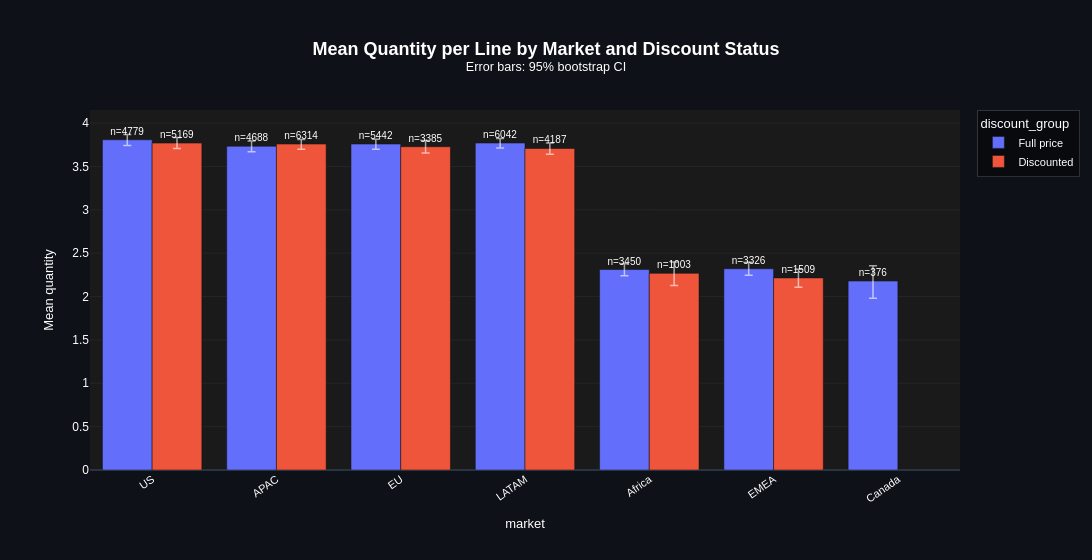

The notebook cell this image was saved under:
### Markdown cell above
Canada never discounts. None of its 376 lines carries one, so there is no
within-market comparison to run there. Of the six markets that do discount,
none clears significance after the Holm correction (the smallest adjusted
p-value is 0.81), and every effect size sits in "negligible" territory
(|delta| <= 0.025 throughout). More telling than the sizes is the sign: APAC
is the only market where discounted lines skew even slightly higher, matching
the pooled result; the other five (Africa, EMEA, EU, LATAM, US) point the
other way, with discounted lines running marginally *lower* quantity than full
price within that market. A pooled effect that disappears, and partly
reverses, once you control for market is a mix effect rather than a per-line
one. The aggregate 0.17-unit lift is largely explained by discounting being
more common in markets that already move more units, not by the discount
itself moving more units.

### Code cell
cp.grouped_bar_plot(
    df, group_col="market", value_col="quantity", split_col="discount_group",
    agg="mean", ci_method="bootstrap", n_boot=2000,
    title="Mean Quantity per Line by Market and Discount Status",
)

### Figure 1 — Plotly figure (JSON) as saved in the notebook; plotly's stock layout.template omitted (floating-point values rounded to 4 significant figures)
{"data": [{"cliponaxis": false, "customdata": [4779, 4688, 5442, 6042, 3450, 3326, 376], "error_y": {"array": [0.0607, 0.05954, 0.05421, 0.05346, 0.06784, 0.07396, 0.1756], "arrayminus": [0.06487, 0.0638, 0.06046, 0.0576, 0.07219, 0.07607, 0.1968], "color": "rgba(255,255,255,0.6)", "symmetric": false, "thickness": 1.5, "type": "data", "width": 4}, "hovertemplate": "<b>%{x}</b><br>Mean quantity: %{y:.3g}<br>n=%{customdata}<extra>%{fullData.name}</extra>", "marker": {"color": "#636EFA"}, "name": "Full price", "showlegend": true, "text": ["n=4779", "n=4688", "n=5442", "n=6042", "n=3450", "n=3326", "n=376"], "textfont": {"size": 10}, "textposition": "outside", "type": "bar", "x": ["US", "APAC", "EU", "LATAM", "Africa", "EMEA", "Canada"], "y": [3.807, 3.733, 3.758, 3.77, 2.311, 2.321, 2.178]}, {"cliponaxis": false, "customdata": [5169, 6314, 3385, 4187, 1003, 1509, 0], "error_y": {"array": [0.06346, 0.05292, 0.07268, 0.06378, 0.1296, 0.09874, 0.0], "arrayminus": [0.0621, 0.05987, 0.07239, 0.06783, 0.1386, 0.1074, 0.0], "color": "rgba(255,255,255,0.6)", "symmetric": false, "thickness": 1.5, "type": "data", "width": 4}, "hovertemplate": "<b>%{x}</b><br>Mean quantity: %{y:.3g}<br>n=%{customdata}<extra>%{fullData.name}</extra>", "marker": {"color": "#EF553B"}, "name": "Discounted", "showlegend": true, "text": ["n=5169", "n=6314", "n=3385", "n=4187", "n=1003", "n=1509", ""], "textfont": {"size": 10}, "textposition": "outside", "type": "bar", "x": ["US", "APAC", "EU", "LATAM", "Africa", "EMEA", "Canada"], "y": [3.769, 3.758, 3.727, 3.707, 2.267, 2.215, null]}], "layout": {"barmode": "group", "font": {"color": "white", "family": "Arial"}, "height": 560, "legend": {"bgcolor": "rgba(0,0,0,0.4)", "bordercolor": "rgba(255,255,255,0.15)", "borderwidth": 1, "font": {"color": "white", "size": 11}, "title": {"text": "discount_group"}}, "margin": {"b": 90, "l": 90, "r": 70, "t": 110}, "paper_bgcolor": "#0e1117", "plot_bgcolor": "#1a1a1a", "showlegend": true, "title": {"font": {"color": "white", "family": "Arial", "size": 18}, "text": "<b>Mean Quantity per Line by Market and Discount Status</b><br><sup>Error bars: 95% bootstrap CI</sup>", "x": 0.5, "xanchor": "center"}, "width": 1400, "xaxis": {"tickangle": -35, "tickfont": {"size": 11}, "title": {"font": {"size": 13}, "text": "market"}}, "yaxis": {"gridcolor": "rgba(128,128,128,0.2)", "gridwidth": 0.5, "range": [0, 4.151], "showgrid": true, "title": {"font": {"size": 13}, "text": "Mean quantity"}}}}
